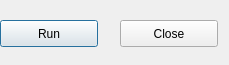
<?xml version="1.0" encoding="UTF-8"?>
<ui version="4.0">
 <class>Dialog</class>
 <widget class="QDialog" name="Dialog">
  <property name="geometry">
   <rect>
    <x>0</x>
    <y>0</y>
    <width>229</width>
    <height>65</height>
   </rect>
  </property>
  <property name="windowTitle">
   <string>Dialog</string>
  </property>
  <widget class="QPushButton" name="pushRun">
   <property name="geometry">
    <rect>
     <x>0</x>
     <y>20</y>
     <width>98</width>
     <height>27</height>
    </rect>
   </property>
   <property name="text">
    <string>Run</string>
   </property>
  </widget>
  <widget class="QPushButton" name="pushClose">
   <property name="geometry">
    <rect>
     <x>120</x>
     <y>20</y>
     <width>98</width>
     <height>27</height>
    </rect>
   </property>
   <property name="text">
    <string>Close</string>
   </property>
  </widget>
 </widget>
 <resources/>
 <connections>
  <connection>
   <sender>pushClose</sender>
   <signal>clicked()</signal>
   <receiver>Dialog</receiver>
   <slot>slotClose()</slot>
   <hints>
    <hint type="sourcelabel">
     <x>168</x>
     <y>33</y>
    </hint>
    <hint type="destinationlabel">
     <x>114</x>
     <y>32</y>
    </hint>
   </hints>
  </connection>
  <connection>
   <sender>pushRun</sender>
   <signal>clicked()</signal>
   <receiver>Dialog</receiver>
   <slot>slotRun()</slot>
   <hints>
    <hint type="sourcelabel">
     <x>48</x>
     <y>33</y>
    </hint>
    <hint type="destinationlabel">
     <x>114</x>
     <y>32</y>
    </hint>
   </hints>
  </connection>
 </connections>
 <slots>
  <slot>slotRun()</slot>
  <slot>slotClose()</slot>
 </slots>
</ui>
